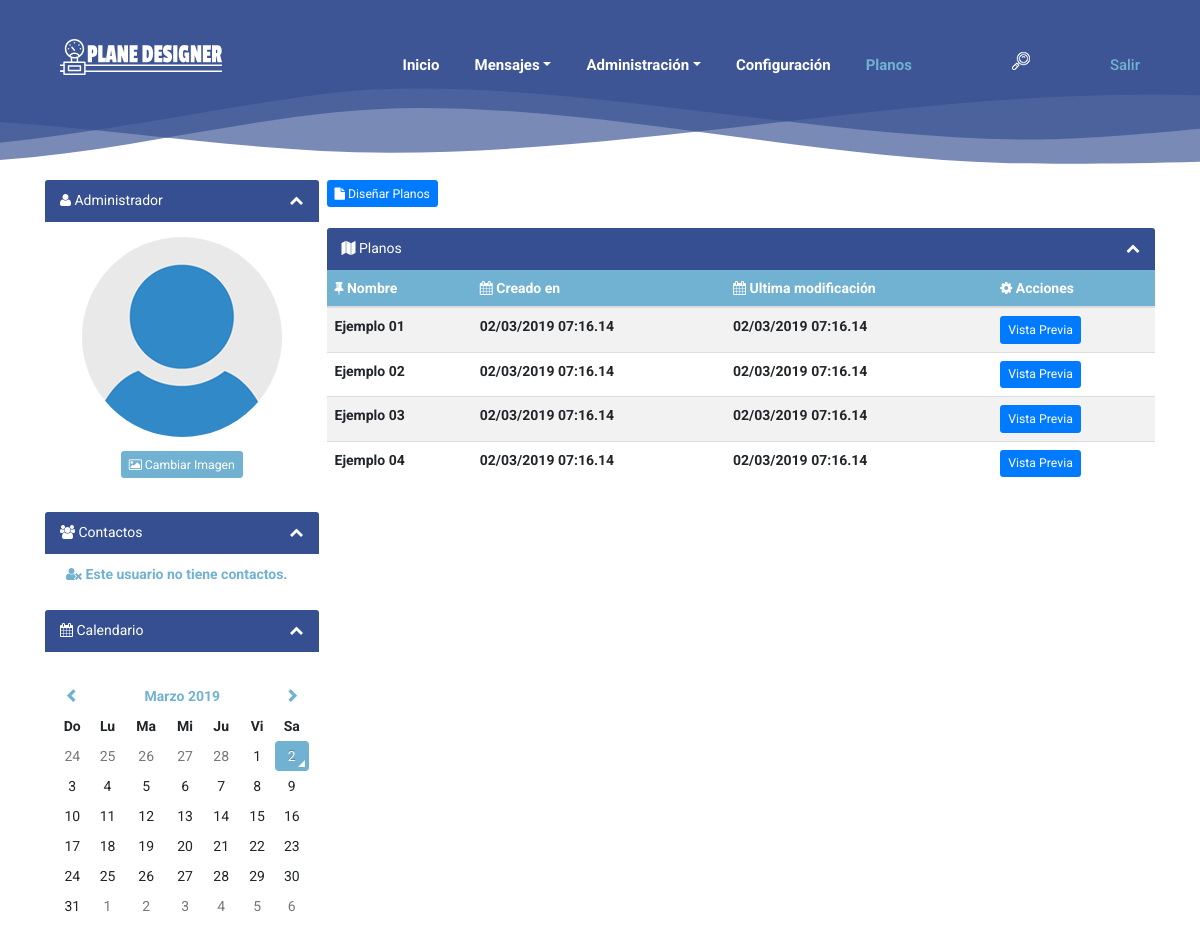
Screenshot of /php/sau-planos.php (signed in) with the database file from the repository.
### tables this page shows
CREATE TABLE IF NOT EXISTS `usuarios` (
  `idusuario` int(11) NOT NULL,
  `nombre` varchar(250) DEFAULT NULL,
  `apellido` varchar(250) DEFAULT NULL,
  `profile` varchar(250) DEFAULT NULL,
  `email` varchar(100) DEFAULT NULL,
  `password` varchar(250) DEFAULT NULL,
  `registro` date DEFAULT NULL,
  `permalink` varchar(250) DEFAULT NULL,
  `activo` int(11) DEFAULT NULL,
  `ranker` int(11) DEFAULT NULL
);

CREATE TABLE IF NOT EXISTS `draw` (
    `ident`       int unsigned                          NOT NULL auto_increment,
    `name`        varchar(128)                          NOT NULL,
    `data`        mediumtext                            NOT NULL,
    `image`       blob                                  NULL,
    `usuario`     int(11)                               NOT NULL,
    `ts_created`  int(11)                               NOT NULL,
    `ts_modified` int(11)                               NOT NULL,
    PRIMARY KEY (`ident`),
    UNIQUE INDEX (`name`),
    FOREIGN KEY (`usuario`) REFERENCES `usuarios`(`idusuario`) ON UPDATE CASCADE ON DELETE RESTRICT
) DEFAULT;

### php/sau-admin/sau-conexion.php (called while the page is built, shortened)
<?php
class Conexion {
    private static $instancia;
    private $dbh;
    private function __construct() {
        try {
            $this->dbh = new PDO('mysql:host='.HOST.';dbname='.DBNAME, DBUSER, DBPASSWORD);
            $this->dbh->exec("SET CHARACTER SET utf8");
        } catch (PDOException $e) {
            print "Error!: " . $e->getMessage();
            die();
        }
    }
    public function prepare($sql) {
        return $this->dbh->prepare($sql);
    }
    public static function singleton_conexion() {
        if (!isset(self::$instancia)) {
            self::$instancia = new $miclase;
        }
       return self::$instancia;
    }
}

### php/sau-includes/sau-functions.php (the view, shortened to what this page needs)
<?php
function getpreference($iduser){
    $conexion = Conexion::singleton_conexion();
    $SQL = "SELECT * FROM preferiences WHERE usuario = :usuario LIMIT 1";
    $sentence = $conexion -> prepare($SQL);
    $sentence -> bindParam(':usuario',$iduser, PDO::PARAM_STR);
    $sentence ->execute();
    $results = $sentence -> fetchAll();
    if (empty($results)) {
        getstyle(1);
    }else{
        foreach ($results as $key){
            saulanger($key['lang']);
            getstyle($key['theme']);
        }
    }
}
function getstyle($style){
    if($style == 1){
        echo'<link href="css/custom/sau-default.css" rel="stylesheet">';
    }elseif ($style == 2) {
        echo'<link href="css/custom/sau-blue.css" rel="stylesheet">';
    }elseif ($style == 3) {
        echo'<link href="css/custom/sau-black.css" rel="stylesheet">';
    }elseif ($style == 4) {
        echo'<link href="css/custom/sau-gray.css" rel="stylesheet">';
    }elseif ($style == 5) {
        echo'<link href="css/custom/sau-red.css" rel="stylesheet">';
    }
}
function getprofileimg($iduser){
    $conexion = Conexion::singleton_conexion();
    $SQL = "SELECT * FROM usuarios WHERE idusuario = :idusuario";
    $sentence = $conexion -> prepare($SQL);
    $sentence -> bindParam(':idusuario',$iduser, PDO::PARAM_INT);
    $sentence ->execute();
    $results = $sentence -> fetchAll();
    if (!empty($results)) {
        foreach ($results as $key){
            if($key['profile'] == 1){
                echo'<img class="profile-image" src="img/profile-normal.png">';
            }else{
                echo'<img class="profile-image" src="'.$key['profile'].'">';
            }
        }
    }
}
function thename($iduser){
    $conexion = Conexion::singleton_conexion();
    $SQL = "SELECT * FROM usuarios WHERE idusuario = :idusuario";
    $sentence = $conexion -> prepare($SQL);
    $sentence -> bindParam(':idusuario',$iduser, PDO::PARAM_INT);
    $sentence ->execute();
    $results = $sentence -> fetchAll();
    if (!empty($results)) {
        foreach ($results as $key){
            echo $key['nombre'].' '.$key['apellido'];
        }
    }
}
function mycontacs($iduser){
    $conexion = Conexion::singleton_conexion();
    $SQL = 'SELECT usuarios.profile AS profile, usuarios.nombre AS nombre, usuarios.apellido AS apellido, usuarios.permalink FROM contacts INNER JOIN usuarios ON usuarios.idusuario = contacts.contact WHERE contacts.fromcontact = :contact ORDER BY contacts.idcontacts DESC LIMIT 16';
    $sentence = $conexion -> prepare($SQL);
    $sentence -> bindParam(':contact', $iduser, PDO::PARAM_STR);
    $sentence -> execute();
    $resultado = $sentence -> fetchAll();
    if(empty($resultado)){
        echo '<div class="col-sm-12 text-center nocontacts"><i class="fa fa-user-times"></i> '.SAULANG26.'</div>';
    }
}
function planestable(){
    $conexion = Conexion::singleton_conexion();
    $SQL = 'SELECT ident,name,ts_created,ts_modified,usuario
        FROM draw
        WHERE usuario = :usuario';
    $sentence = $conexion -> prepare($SQL);
    $sentence -> bindParam(':usuario',$_SESSION['idusuario'], PDO::PARAM_INT);
    $sentence -> execute();
    $resultados = $sentence -> fetchAll();
    if(!empty($resultados)){
        foreach($resultados as $key){
            $created = date('d/m/Y h:i.s',$key['ts_created']);
            $modified = date('d/m/Y h:i.s',$key['ts_modified']);
            $urlencode=urlencode($key['name']);
            echo '
                <tr>
                <td>'.$key['name'].'</td>
                <td>'.$created.'</td>
                <td>'.$modified.'</td>
                <td><a class="btn btn-primary btn-sm" href="draft/rest/svg.php?file='.$urlencode.'"
                    onclick="window.open(\'draft/rest/svg.php?file='.$urlencode.'\',\'name\',\'width=800,height=600\'); return false;">Vista Previa</a></td>
                </tr>';
        }
    }else{
        echo '
        <tr><td colspan="4">No hay planos registrados.</td></tr>';
    }
}

### php/sau-planos.php (shortened to what this page needs)
<?php
require_once __DIR__.'/sau-includes/sau-functions.php';
?>
<!DOCTYPE html>
<html lang="es">
    <head>
        <link rel="stylesheet" href="css/sau.css" />
        <link rel="stylesheet" href="css/style.css" />
        <link rel="stylesheet" href="css/responsive.css" />
        <?php getpreference($_SESSION['idusuario']); ?>
    </head>
    <body>
        <header class="header_area">
            <div class="container-fluid h-100">
                <div class="row h-100">
                    <div class="col-12 h-100">
                        <div class="menu_area h-100">
                            <nav class="navbar h-100 navbar-expand-lg align-items-center">
                                <a class="navbar-brand" href="escritorio"><img src="img/core-img/logo.svg"></a>
                                <div class="collapse navbar-collapse justify-content-end" id="mosh-navbar">
                                    <ul class="navbar-nav animated" id="nav">
                                        <li class="nav-item"><a class="nav-link" href="escritorio"><?php echo SAULANG1; ?></a></li>
                                        <li class="nav-item dropdown">
                                            <a class="nav-link dropdown-toggle"
                                               href="#"
                                               role="button"
                                               data-toggle="dropdown"
                                               aria-haspopup="true"
                                               aria-expanded="false"><?php echo SAULANG3; ?><?php messagesnoread(); ?></a>
                                        </li>
                                    <?php if($_SESSION['ranker']<>1){ ?>
                                        <li class="nav-item dropdown">
                                            <a class="nav-link dropdown-toggle"
                                               href="sau-admin"
                                               role="button"
                                               data-toggle="dropdown"
                                               aria-haspopup="true"
                                               aria-expanded="false"><?php echo SAULANGA; ?></a>
                                        </li>
                                    <?php } ?>
                                        <li class="nav-item"><a class="nav-link" href="config"><?php echo SAULANG4; ?></a></li>
                                        <li class="nav-item active"><a class="nav-link" href="plane">Planos</a></li>
                                    </ul>
                                    <div class="search-button">
                                        <a href="#" id="search-btn"><img src="img/core-img/search-icon.png" alt="Search"></a>
                                    </div>
                                    <div class="login-register-btn">
                                        <a href="logout"><?php echo SAULANG2; ?></a>
                                    </div>
                                </div>
                            </nav>
                        </div>
                    </div>
                </div>
            </div>
        </header>
        <div class="mosh-breadcumb-area" style="background-image: url(img/core-img/breadcrumb.svg);">
            <div class="container h-100">
                <div class="row h-100 align-items-center">
                </div>
            </div>
        </div>
        <div class="container">
            <div id="leftbar" class="col-sm-3">
                <div class="panel panel-default">
                    <div class="panel-heading"><i class="fa fa-user"></i> <?php thename($_SESSION['idusuario']); ?> <a class="collapse-block"><i class="fa fa-chevron-up"></i></a></div>
                    <div class="panel-body text-center">
                        <?php getprofileimg($_SESSION['idusuario']); ?>
                        <button class="changenowimg btn btn-default btn-sm"><i class="fa fa-picture-o"></i> <?php echo SAULANG7; ?></button>
                    </div>
                </div>
                <div class="panel panel-default">
                    <div class="panel-heading"><i class="fa fa-users"></i> <?php echo SAULANG8; ?> <a class="collapse-block"><i class="fa fa-chevron-up"></i></a></div>
                        <div id="contactos" class="panel-body">
                            <?php mycontacs($_SESSION['idusuario']); ?>
                        </div>
                    </div>
                    <div class="panel panel-default">
                        <div class="panel-heading"><i class="fa fa-calendar"></i> <?php echo SAULANG9; ?> <a class="collapse-block"><i class="fa fa-chevron-up"></i></a></div>
                        <div class="panel-body nopadding">
                            <div id="calendar-now"></div>
                        </div>
                    </div>
                </div>
                <div id="sidebar" class="col-sm-9">
                    <button type="button" class="btn btn-primary btn-sm" onclick="location.href='graficar';">
                        <i class="fa fa-file"></i>&nbsp;Diseñar Planos
                    </button>
                    <br />
                    <br />
                    <div class="panel panel-default">
                        <div class="panel-heading"><i class="fa fa-map"></i>&nbsp;Planos<a class="collapse-block"><i class="fa fa-chevron-up"></i></a></div>
                        <div class="panel-body messagesbox">
                            <table class="table table-striped">
                                <thead class="messages-table-header">
                                    <tr>
                                    <th><i class="fa fa-thumb-tack"></i>&nbsp;Nombre</th>
                                    <th><i class="fa fa-calendar"></i>&nbsp;Creado en</th>
                                    <th><i class="fa fa-calendar"></i>&nbsp;Ultima modificación</th>
                                    <th><i class="fa fa-cog"></i>&nbsp;Acciones</th>
                                    </tr>
                                </thead>
                                <tbody class="mesages-body">
                                    <?php planestable(); ?>
                                </tbody>
                            </table>
                        </div>
                    </div>
                </div>
            </div>
    </body>
</html>

### php/css/sau.css (style rules this page uses)
a,a:hover,a:focus,a:active { text-decoration: none; }
a,button { -moz-transition: all .2s ease-in; -o-transition: all .2s ease-in; -webkit-transition: all .2s ease-in; transition: all .2s ease-in; }
.table { margin-bottom: 0px; }
.profile-image { border-radius: 50%; }
.nopadding { padding: 0px; }
.panel-body { padding: 15px 10px 5px; }
.panel { width: 100%; float: left; }
.messagesbox { padding: 0px; }
.mesages-body { font-weight: bold; }

### php/css/style.css (style rules this page uses)
* { margin: 0; padding: 0; }
body, html { font-family: 'Roboto', sans-serif; }
a, a:hover, a:focus, a:active { font-weight: 700; text-decoration: none; -webkit-transition-duration: 500ms; transition-duration: 500ms; }
li { list-style: none; }
ul, ol { margin: 0; padding: 0; }
img { max-width: 100%; height: auto; }
.header_area { left: 0; position: absolute; width: 100%; z-index: 999; top: 0; padding: 0 15px; height: 120px; background-color: transparent; -webkit-transition-duration: 700ms; transition-duration: 700ms; }
.menu_area { position: relative; z-index: 2; }
.menu_area #nav .nav-link { color: #fff; display: block; font-size: 15px; -webkit-transition-duration: 500ms; transition-duration: 500ms; padding: 0 15px; }
.menu_area #nav .nav-link:hover, .menu_area #nav .nav-item.active .nav-link, .menu_area .dropdown-item:hover { color: #71B1D1; }
.login-register-btn { margin-top: 10px; }
.login-register-btn a { color: #71B1D1; display: inline-block; font-weight: 500; font-size: 15px; }
.search-button > a { margin: 0 80px; }
.navbar-nav { -webkit-transition-duration: 500ms; transition-duration: 500ms; }
.panel { background-color: #fff; border: 0 solid transparent; border-radius: 4px; box-shadow: 0 0 0 transparent; margin-bottom: 15px; }
.mosh-breadcumb-area { height: 180px; width: 100%; position: relative; z-index: 1; background-position: bottom center; }

### php/css/custom/sau-default.css (style rules this page uses)
html { font-size: 14px; }
.panel-default>.panel-heading { color: #FFF; background-color: #364f91; border-color: #364f91; }
.btn-default { color: #FFF; background-color: #71B1D1; border-color: #71B1D1; }
.collapse-block { cursor: pointer; color: #FFF; float: right; }
.nocontacts { color: #71B1D1; font-weight: bold; margin-bottom: 5px; }
.messages-table-header { background: #71B1D1; color: #FFF; }

### php/css/sau/responsive.css (style rules this page uses)
@media (min-width:768px) { #sidebar { padding: 0px 0px 0px 4px; } }
@media (min-width:768px) { #leftbar { padding: 0px 4px 0px 0px; } }
@media (min-width:768px) { #contactos { padding: 10px 10px 5px 0px; } }
@media (min-width:768px) { .navbar-nav>li>a { padding-top: 6px; padding-bottom: 6px; border-radius: 4px; margin-top: 9px; margin-right: 5px; } }

### rows the page displays
usuarios: nombre "Administrador"
draw: name "Ejemplo 01", ts_created "02/03/2019 07:16.14", ts_modified "02/03/2019 07:16.14"
draw: name "Ejemplo 02", ts_created "02/03/2019 07:16.14", ts_modified "02/03/2019 07:16.14"
draw: name "Ejemplo 03", ts_created "02/03/2019 07:16.14", ts_modified "02/03/2019 07:16.14"
draw: name "Ejemplo 04", ts_created "02/03/2019 07:16.14", ts_modified "02/03/2019 07:16.14"

### other values shown
SAULANG1 "Inicio"
SAULANG3 "Mensajes"
SAULANGA "Administración"
SAULANG4 "Configuración"
SAULANG2 "Salir"
SAULANG7 "Cambiar Imagen"
SAULANG8 "Contactos"
SAULANG26 "Este usuario no tiene contactos."
SAULANG9 "Calendario"
